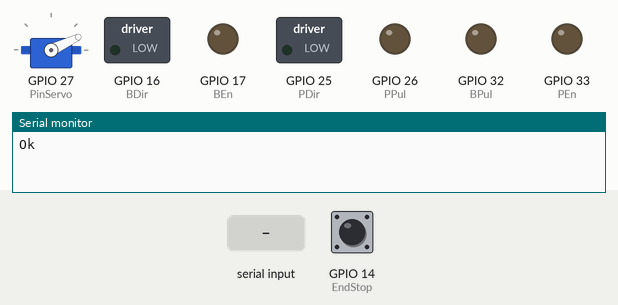
Recording of a sketch running on a simulated ESP32. On the bench: servo, switched loads named in the sketch (green lamp = pin HIGH), output pins drawn as LEDs (lit = HIGH), the last lines printed to the serial monitor. The inputs (shaded band) are chosen by the test bench; at power-on: GPIO 14 (EndStop) LOW. Nothing arrives over Bluetooth unless stated.

Above: at 3.2 s.
3.3 s: "h90\n" received over the second serial link
6.3 s: "f90\n" received over the second serial link
At 9.1 s:
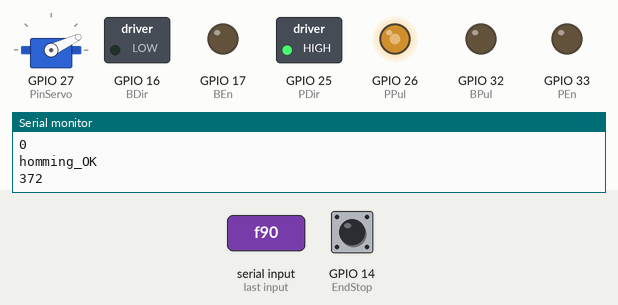
At 11.4 s:
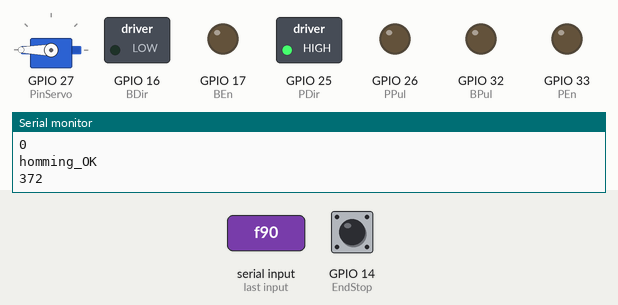
12.3 s: "f,45\n" received over the second serial link
At 14.4 s:
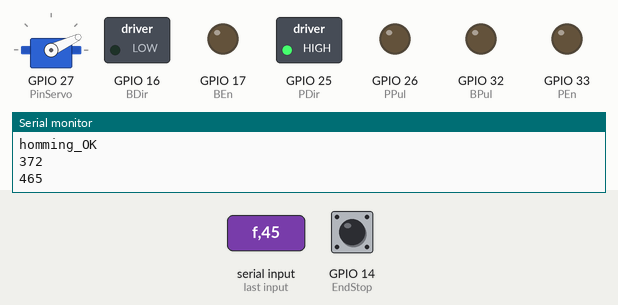
15.3 s: GPIO 14 (EndStop) pulled HIGH for 3.2 s
20.0 s: "f\n" received over the second serial link
Timing chart, 0 to 32.0 s (numbered marks = the images above; inputs shaded):
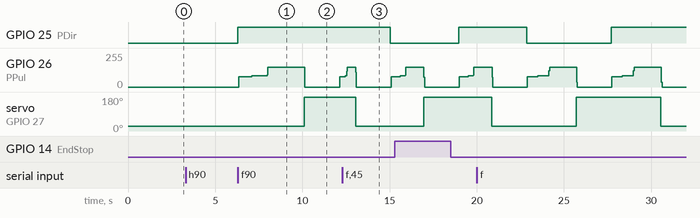

The sketch:

Control_banda.ino
```cpp
/* -----------------------------------------------------------
   librerias
  ------------------------------------------------------------*/


#include <Arduino.h>
#include <ESP32Servo.h>
#include "BluetoothSerial.h"

/* -----------------------------------------------------------
   Declarar Bluetooth
  ------------------------------------------------------------*/


// Check if Bluetooth configs are enabled
#if !defined(CONFIG_BT_ENABLED) || !defined(CONFIG_BLUEDROID_ENABLED)
#error Bluetooth is not enabled! Please run `make menuconfig` to and enable it
#endif

BluetoothSerial SerialBT;

/* -----------------------------------------------------------
   VARIABLES
  ------------------------------------------------------------*/

double vel = 60;
double v0 = 30;
int count = 0;
boolean ho = LOW;
int pusherpos = 0;
int nextPos = 0;


unsigned long current_time = 0;
unsigned long next_time = micros();
int pulse_low_time = 50 * 100 - 400; //tiempo de pulse en low, lo minimo es 400 para 180 rpm

// Handle received and sent messages
String message = "";
char incomingChar;
boolean inputComplete = false;

//variables programables por serial
int D = 5;
int A = 50;

int limit = 465;
int jump = int(limit / D);
int checkPos = limit;
/* -----------------------------------------------------------
   MOTORES
  ------------------------------------------------------------*/
#define pulse_high_time  = 400 //400miliseconds tiempo de pulso -- es constante y varia es el tiempo de low

// configuracion de cables motor banda
#define BDir 16 //direccion
#define BPul 32 //púlsos
#define BEn 17 //enable

// configuracion de cables motor pusher
#define PDir 25 //direccion
#define PPul 26 //púlsos
#define PEn 33 //enable

//parametros motor banda
int Bmsteps = 8;
int BPer = 140;

//parametros motor pusher
int Pmsteps = 8;
int PPer = 40;

// Parametros para el control del servo

int PinServo = 27;
Servo servo;
int top = 25;
int down = 180;

/* -----------------------------------------------------------
   Sensores
  ------------------------------------------------------------*/

int EndStop = 14;

/* -----------------------------------------------------------
   PROGRAMA
  ------------------------------------------------------------*/
void setup() {
  Serial.begin(115200);
  SerialBT.begin("FEEDER");
  pinMode(BDir, OUTPUT);
  pinMode(BPul, OUTPUT);
  pinMode(BEn, OUTPUT);

  pinMode(PDir, OUTPUT);
  pinMode(PPul, OUTPUT);
  pinMode(PEn, OUTPUT);
  pinMode(EndStop, INPUT);
  servo.attach(PinServo);
  //Serial.begin(57600);
  goUp();
  Serial.println("Ok");

}

void loop() {
   //Serial.println(digitalRead(EndStop));
  serialEvent();
  if (inputComplete) {
    comandos(message);
    // clear the command:
    message = "";
    inputComplete = false;
    //Serial.println("Ok1");
  }


}

void serialEvent() {
  while (SerialBT.available()) {
    char incomingChar = SerialBT.read();
    if (incomingChar == '\n') {
      inputComplete = true;
      break;
    }
    message += incomingChar;
  }
}

void comandos(String val) { // d8 home h feed
  char valchar = val.charAt(0); // varchar = "f"
  String val2 = val.substring(1); //val2 = "fff"
  int val2_int = val2.toInt();  // val2_int = 4325435
  switch (valchar) {
    case 'h':
      Serial.println("homming");
      homing(PPul, PDir, Pmsteps);
      Serial.println("homming_OK");
      ho = HIGH;
      pusherpos = 0;
      Serial.println(limit - jump);
      pusherpos = PosControl(limit - jump, pusherpos);
      nextPos = pusherpos - jump;
      break;
    case 'f':
      if (ho == HIGH) {
        goDown();
        pusherpos = PosControl(limit, pusherpos);
        Serial.println(pusherpos);
        goUp();
        pusherpos = PosControl(nextPos, pusherpos);
        Serial.println(pusherpos);
        checkPos = nextPos - jump;
        Serial.println(checkPos);
        if (checkPos < -1) {
          nextPos = limit - jump;
          moveB(A);
        }
        else {
          nextPos = checkPos;
        }

      }
      else {
        SerialBT.println("haga homing primero");
      }
      break;
    case 'd': //numero de diviciones
      if (val2_int > 3 && val2_int < 10) {
        D = val2_int;
        jump = limit / D;
        SerialBT.println("Cambio realizado");
      }
      else {
        SerialBT.println("valor no valido");
      }
      break;
    case 'a': //avance de banda
      if (val2_int > 10 && val2_int < 100) {
        A = val2_int;
      }
      else {
        SerialBT.println("valor no valido");
      }
      break;
    default:
      SerialBT.println("Instruccion no valida");
  }

}
void move1(int L, int _v0, int _vel, int Pulse, int Dir, int msteps, int Per) {
  double vel = _vel * 0.1047;
  double v0 = _v0 * 0.1047;
  double v = v0;

  //factor es numero de pulsos/rev sobre distancia por revolucion (140)
  double k = msteps * 200 / Per;
  unsigned long N = k * abs(L); //numero de pulsos totales

  if (L >= 0) {
    digitalWrite(Dir, HIGH);
  }
  else if (L < 0) {
    digitalWrite(Dir, LOW);
  }
  //envia pulsos mientras no se alcance en conteo de pulsos
  while (count < N) {
    int N1 = N * 0.3; //pulsos acelerando
    int N2 = N * 0.7; //pulsos desacelerando

    double a = (vel - v0) / N1;
    if (count <= N1) {
      //v = v0 + count*a;
      v = sqrt(v0 * v0 + 2 * a * (count));
    }
    else if (count > N1 & count < N2) {
      v = vel;
    }
    else if (count >= N2) {

      v = sqrt(vel * vel - 2 * a * (count - N2));
      //v[i] = (V0**2 + 2*A*x[i])**(1/2)
      //(V**2 - 2*A*(x[i]-(X-xa)))**(1/2)
    }

    current_time = micros();
    if (v != 0) {

      //digitalWrite(REnPin, LOW); //verificar polaridad
      //digitalWrite(LEnPin, LOW);
      //convertir de rad/s a los tiempo del pulso
      //cada paso (400/giro) tiene 0.9 grados = 0.015708 rad
      //solo es una regla de 3, si debe recorrer X rad en 1 segundo, 0.015708 radianes en cuantos segundos?
      double k2 = 6.28319 / (200 * msteps); //radianes por pulso
      pulse_low_time = (1000000 * k2 / abs(v)) - 100; //debe quedar en micros
      //Serial.println(pulse_low_time);
      //ENVIO DE PULSOS
      if (current_time >= next_time) {
        digitalWrite(Pulse, HIGH);

        delayMicroseconds(100);
        //if(Dir){count +=1;} else {count -= 1;}
        count += 1;
        next_time = micros() + pulse_low_time;
      }
      else if ( current_time < next_time) {
        digitalWrite(Pulse, LOW);

      }
    }
  }

  count = 0;
  digitalWrite(Pulse, LOW);

}
void moveB(int LB) {
  move1(LB, 5, 18, BPul, BDir, Bmsteps, BPer);
}

void moveP(int LP) {
  move1(LP, 100, 200, PPul, PDir, Pmsteps, PPer);
}

void goUp() {
  servo.write(top);
  delay(2000);
}
void goDown() {
  servo.write(down);
  delay(2000);
}

void homing(int Pulse, int Dir, int msteps) {
  goUp();
  int RPM = 30;
  double v = RPM * 0.1047;
  digitalWrite(Dir, LOW);
  double k2 = 6.28319 * 1000000 / (200 * msteps);
  pulse_low_time = (k2 / abs(v)) - 100; //debe quedar en micros
  next_time = micros() + pulse_low_time;
  //envia pulsos hasta que toque el sensor
  Serial.println(pulse_low_time);
  bool sp = digitalRead(EndStop);

  while (sp == 1) {
    current_time = micros();
    //ENVIO DE PULSOS
    if (current_time >= next_time) {
      digitalWrite(Pulse, HIGH);
      delayMicroseconds(100);
      next_time = micros() + pulse_low_time;
    }
    else if ( current_time < next_time) {
      digitalWrite(Pulse, LOW);
    }
    sp = digitalRead(EndStop);
  }
  digitalWrite(Pulse, LOW);
  Serial.println(sp);
  delay(1000);

}

int PosControl(int target, int current) {
  //recibe la posicion objetivo y la actual mueve la diferencia
  int delta = target - current;
  //Serial.println(delta);
  if (target >= 0) {
    moveP(delta);
    return target;
  }
  else {
    return current;
  }
}
```

Measured:
- after the input at 6.3 s, servo on GPIO 27 (PinServo): 25° → 180° after 3.8 s
- by itself, GPIO 26 (PPul): repeats every 4.9 s: 0/255 2.0 s, 77/255 0.60 s, 83/255 0.64 s, 123/255 0.04 s, 150/255 1.6 s, 37/255 0.04 s
